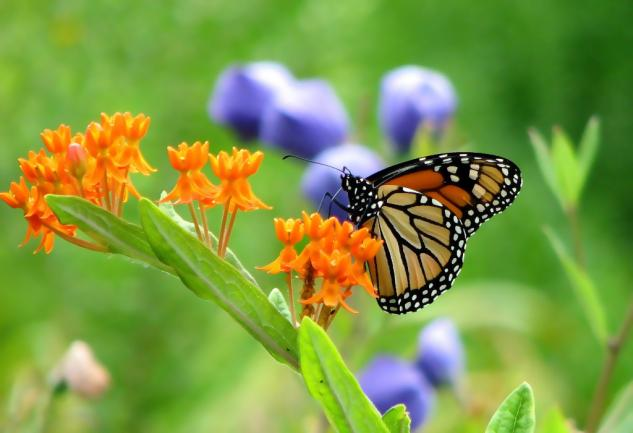
//> input picture Patch-based Image Warping for Content-aware Retargeting/res/butterfly.jpg, 633 x 433 px
$ ./main   (built with g++ and OpenCV 4)
//> lines starting //> are read from the running program, lines starting //| are printed output that depends on the picture
### Patch-based Image Warping for Content-aware Retargeting/main.h
//
//  main.h
//  Patch-based Image Warping for Content-aware Retargeting
//
//  Created by 陳柏志 on 2021/2/2.
//

#ifndef main_h
#define main_h

#include <iostream>
#include <vector>
#include <math.h>
#include <string>

#include <opencv2/opencv.hpp>
#include <opencv2/ximgproc/segmentation.hpp>

#include <ilcplex/ilocplex.h>
#include <ilconcert/iloexpression.h>

using namespace std;

// structures
typedef cv::Vec<float, 2> Vec2f;

struct Edge {
    pair<unsigned int, unsigned int> pair_indice;
    float weight;
};

// typedef pair<unsigned int, unsigned int> Edge;

struct Patch {
    unsigned int id;
    unsigned int size;
    cv::Scalar segment_color;
    cv::Scalar significance_color;
    double saliency_value;
};

struct Graph {
    vector<Vec2f> vertices;
    vector<Edge> edges;
};

struct Mesh {
    vector<Vec2f> vertices;
    vector<Vec2f> faces;
};

// data
cv::Mat segments;
unsigned int patch_num;
struct Patch *patch;
struct Graph graph;
struct Mesh mesh;
float mesh_width;
float mesh_height;
unsigned int mesh_cols;
unsigned int mesh_rows;

vector<Vec2f> target_mesh_vertices;
vector<Vec2f> target_vertices;

float grid_size = 50.0f;

// segmentation arguments
double sigma = 1.5;
float k = 200;
int min_size = 50;

#endif /* main_h */

### Patch-based Image Warping for Content-aware Retargeting/main.cpp
//
//  main.cpp
//  Patch-based Image Warping for Content-aware Retargeting
//
//  Created by 陳柏志 on 2021/1/30.
//

#include "main.h"

// [25 lines of commented-out code are left out]
cv::Mat segmentation(cv::Mat source)
{
    cv::Mat result;

    cv::Ptr<cv::ximgproc::segmentation::GraphSegmentation> segmentator = cv::ximgproc::segmentation::createGraphSegmentation(sigma, k, min_size);
    segmentator->processImage(source, segments);
    result = cv::Mat::zeros(segments.rows, segments.cols, CV_8UC3);

    // find the number of segments
    double min, max;
    cv::minMaxLoc(segments, &min, &max);
    int nb_segs = (int) max + 1;
    std::cout << nb_segs << " segments" << std::endl;

    // initialize patch data
    patch_num = nb_segs;
    patch = (Patch *) malloc(sizeof(Patch) * patch_num);

    for (int i = 0; i < patch_num; i++) {
        patch[i].id = i;
        patch[i].size = 0;
        for (int index = 0; index < 3; index++) {
            patch[i].segment_color.val[index] = 0;
            patch[i].significance_color.val[index] = 0;
        }
    }

    // find patch size
    uint *seg;
    for (int i = 0; i < segments.rows; i++) {
        seg = segments.ptr<uint>(i);

        for (int j = 0; j < segments.cols; j++) {
            patch[seg[j]].size += 1;
        }
    }

    // find patch segment color
    uchar *s;
    for (int i = 0; i < source.rows; i++) {
        s = source.ptr<uchar>(i);
        seg = segments.ptr<uint>(i);
        for (int j = 0; j < source.cols; j++) {
            for (int index = 0; index < 3; index++) {
                int group = seg[j];
                patch[group].segment_color.val[index] += s[j * 3 + index] / (double)patch[group].size;
            }
        }
    }

    // return the result
    uchar *r;
    for (int i = 0; i < segments.rows; i++) {
        seg = segments.ptr<uint>(i);
        r = result.ptr<uchar>(i);

        for (int j = 0; j < segments.cols; j++) {
            cv::Scalar color = patch[seg[j]].segment_color;
            r[j * 3] = (uchar) color[0];
            r[j * 3 + 1] = (uchar) color[1];
            r[j * 3 + 2] = (uchar) color[2];
        }
    }

    return result;
}

cv::Mat create_significanceMap(cv::Mat saliency)
{
    cv::Mat result;
    result = cv::Mat::zeros(segments.rows, segments.cols, CV_8UC3);

    // find patch significance and saliency color
    uchar *s;
    uint *seg;
    for (int i = 0; i < saliency.rows; i++) {
        s = saliency.ptr<uchar>(i);
        seg = segments.ptr<uint>(i);
        for (int j = 0; j < saliency.cols; j++) {
            for (int index = 0; index < 3; index++) {
                int group = seg[j];
                patch[group].significance_color.val[index] += s[j * 3 + index] / (double)patch[group].size;
            }
        }
    }


    for (int i = 0; i < patch_num; i++) {
        patch[i].saliency_value = 0;
        // cout << patch[i].significance_color.val[0] << endl;
        // cout << patch[i].significance_color.val[1] << endl;
        // cout << patch[i].significance_color.val[2] << endl;
        patch[i].saliency_value += (double) patch[i].significance_color.val[0];
        patch[i].saliency_value += (double) patch[i].significance_color.val[1] * 256;
        patch[i].saliency_value += (double) patch[i].significance_color.val[2] * 65536;
    }

    // Find min and max saliency
    double min_saliency = 2e9;
    double max_saliency = -2e9;
    for (int patch_index = 0; patch_index < patch_num; ++patch_index) {
        min_saliency = min(min_saliency, patch[patch_index].saliency_value);
        max_saliency = max(max_saliency, patch[patch_index].saliency_value);
    }


    // Normalize
    for (int patch_index = 0; patch_index < patch_num; patch_index++) {
        patch[patch_index].saliency_value = (patch[patch_index].saliency_value - min_saliency) / (max_saliency - min_saliency);
        //cout << patch[patch_index].saliency_value << endl;
    }

    // return the result;
    uchar *r;
    for (int i = 0; i < segments.rows; i++) {
        seg = segments.ptr<uint>(i);
        r = result.ptr<uchar>(i);

        for (int j = 0; j < segments.cols; j++) {
            cv::Scalar color = patch[seg[j]].significance_color;
            r[j * 3] = (uchar) color[0];
            r[j * 3 + 1] = (uchar) color[1];
            r[j * 3 + 2] = (uchar) color[2];
        }
    }

    return result;
}

// double sigColor_to_salValue(cv::Scalar &sig_color)
// {

// }

void build_for_warping()
{
    // // Get saliency value of each patch
    // for (int patch_index = 0; patch_index < patch_num; patch_index++) {
    //     patch[patch_index].saliency_value = sigColor_to_salValue(patch[patch_index].significance_color);
    // }


    // Set up graph and mesh data
    mesh_cols = (unsigned int)((segments.cols - 1) / grid_size) + 1;
    mesh_rows = (unsigned int)((segments.rows - 1) / grid_size) + 1;
    mesh_width = (float) (segments.cols - 1) / (mesh_cols - 1);
    mesh_height = (float) (segments.rows - 1) / (mesh_rows - 1);

    // graph vertices
    for (unsigned int row = 0; row < mesh_rows; row++) {
        for (unsigned int col = 0; col < mesh_cols; col++) {
            graph.vertices.push_back(Vec2f(col * mesh_width, row * mesh_height));
            // cout << graph.vertices.back() << endl;
        }
    }

    // graph edges
    for (unsigned int row = 0; row < mesh_rows - 1; row++) {
        for (unsigned int col = 0; col < mesh_cols - 1; col++) {
            unsigned int index = row * mesh_cols + col;
            unsigned int indices[4] = {index, index + mesh_cols, index + mesh_cols + 1, index + 1}; // direction: counterclockwise
            Edge edge;

            if (col != 0) {
                edge.pair_indice = make_pair(indices[0], indices[1]);
                graph.edges.push_back(edge);
            }

            edge.pair_indice = make_pair(indices[1], indices[2]);
            graph.edges.push_back(edge);
            edge.pair_indice = make_pair(indices[3], indices[2]);
            graph.edges.push_back(edge);

            if (row != 0) {
                edge.pair_indice = make_pair(indices[0], indices[3]);
                graph.edges.push_back(edge);
            }

// [8 lines of commented-out code are left out]
            for (int i = 0; i < 4; i++) {
                unsigned int vertex_index = indices[i];
                mesh.vertices.push_back(Vec2f(graph.vertices[vertex_index][0], graph.vertices[vertex_index][1]));
                mesh.faces.push_back(Vec2f(graph.vertices[vertex_index][0] / (float) segments.cols, graph.vertices[vertex_index][1] / (float) segments.rows));
            }
        }
    }


//     for (int i = 0; i < graph.edges.size(); i++) {
//         cout << graph.edges[i].pair_indice.first << " " << graph.edges[i].pair_indice.second << endl;
//     }
}

void warping(unsigned int target_width, unsigned int target_height)
{
    if (target_width <= 0 || target_height <= 0) {
        cout << "Wrong target image size" << endl;
        exit(-1);
    }

    // Set up edge list of each patch
    vector<unsigned int> edge_list_of_patch[patch_num];
    for (int edge_index = 0; edge_index < graph.edges.size(); edge_index++) {
        unsigned int v1 = graph.edges[edge_index].pair_indice.first;
        unsigned int v2 = graph.edges[edge_index].pair_indice.second;

        uint *seg1, *seg2;
        int vy1 = (int) graph.vertices[v1][1];
        int vy2 = (int) graph.vertices[v2][1];
        int vx1 = (int) graph.vertices[v1][0];
        int vx2 = (int) graph.vertices[v2][0];

        seg1 = segments.ptr<uint>(vy1);
        seg2 = segments.ptr<uint>(vy2);
        int patch_index1 = seg1[vx1];
        int patch_index2 = seg2[vx2];

        if (patch_index1 == patch_index2) {
            edge_list_of_patch[patch_index1].push_back(edge_index);
        } else {
            edge_list_of_patch[patch_index1].push_back(edge_index);
            edge_list_of_patch[patch_index2].push_back(edge_index);
        }
    }

    // Set up cplex variable
    IloEnv env;
    IloNumVarArray vp(env);
    IloExpr d(env);

    for (unsigned int i = 0; i < graph.vertices.size(); i++) {
        vp.add(IloNumVar(env, -IloInfinity, IloInfinity)); // x
        vp.add(IloNumVar(env, -IloInfinity, IloInfinity)); // y
    }

    // Patch transformation constraint DTF
    const double alpha = 0.8f;
    const double width_ratio = (double) target_width / (segments.cols - 1);
    const double height_ratio = (double) target_height / (segments.rows - 1);

    const double DST_WEIGHT = 5.5f;
    const double DLT_WEIGHT = 0.8f;
    const double ORIENTATION_WEIGHT = 12.0f;

    for (unsigned int patch_index = 0; patch_index < patch_num; patch_index++) {
        const vector<unsigned int> edge_list = edge_list_of_patch[patch_index];
        const double PATCH_SIZE_WEIGHT = sqrt(1.0 / (double)edge_list.size());

        if (!edge_list.size()) {
            continue;
        }

        // Find geometry tranformation T
        const Edge &center_edge = graph.edges[edge_list[0]]; // select the first edge as center edge

        // Find inverse matrix of C
        double c_x = graph.vertices[center_edge.pair_indice.first][0] - graph.vertices[center_edge.pair_indice.second][0];
        double c_y = graph.vertices[center_edge.pair_indice.first][1] - graph.vertices[center_edge.pair_indice.second][1];

        double matrix_a = c_x;
        double matrix_b = c_y;
        double matrix_c = c_y;
        double matrix_d = -c_x;

        double matrix_rank = matrix_a * matrix_d - matrix_b * matrix_c;
        if (fabs(matrix_rank) <= 1e-9) {
            matrix_rank = (matrix_rank > 0 ? 1 : -1) * 1e-9;
        }

        double inverse_matrix_a = matrix_d / matrix_rank;
        double inverse_matrix_b = -matrix_b / matrix_rank;
        double inverse_matrix_c = -matrix_c / matrix_rank;
        double inverse_matrix_d = matrix_a / matrix_rank;

        // cout << patch[patch_index].saliency_value << endl;

        for (unsigned int i = 0; i < edge_list.size(); i++) {
            const Edge &edge = graph.edges[edge_list[i]];

            double e_x = graph.vertices[edge.pair_indice.first][0] - graph.vertices[edge.pair_indice.second][0];
            double e_y = graph.vertices[edge.pair_indice.first][1] - graph.vertices[edge.pair_indice.second][1];

            double t_s = inverse_matrix_a * e_x + inverse_matrix_b * e_y;
            double t_r = inverse_matrix_c * e_x + inverse_matrix_d * e_y;

            // DST
            d += alpha * patch[patch_index].saliency_value *
                (IloPower((vp[edge.pair_indice.first * 2] - vp[edge.pair_indice.second * 2]) -
                        (t_s * (vp[center_edge.pair_indice.first * 2] - vp[center_edge.pair_indice.second * 2]) +
                        t_r * (vp[center_edge.pair_indice.first * 2 + 1] - vp[center_edge.pair_indice.second * 2 + 1])), 2) +
                IloPower((vp[edge.pair_indice.first * 2 + 1] - vp[edge.pair_indice.second * 2 + 1]) -
                        (-t_r * (vp[center_edge.pair_indice.first * 2] - vp[center_edge.pair_indice.second * 2]) +
                        t_s * (vp[center_edge.pair_indice.first * 2 + 1] - vp[center_edge.pair_indice.second * 2 + 1])), 2));


            // DLT
            d += (1 - alpha) * (1 - patch[patch_index].saliency_value) *
                (IloPower(vp[edge.pair_indice.first * 2] - vp[edge.pair_indice.second * 2] -
                          width_ratio * (t_s * (vp[center_edge.pair_indice.first * 2] - vp[center_edge.pair_indice.second * 2]) +
                                         t_r * (vp[center_edge.pair_indice.first * 2 + 1] - vp[center_edge.pair_indice.second * 2 + 1])), 2) +
                 IloPower(vp[edge.pair_indice.first * 2 + 1] - vp[edge.pair_indice.second * 2 + 1] -
                          height_ratio * (-t_r * (vp[center_edge.pair_indice.first * 2] - vp[center_edge.pair_indice.second * 2]) +
                                          t_s * (vp[center_edge.pair_indice.first * 2 + 1] - vp[center_edge.pair_indice.second * 2 + 1])), 2));
        }
    }

    // Grid orientation constraint DOR
    for (unsigned int edge_index = 0; edge_index < graph.edges.size(); edge_index++) {
        unsigned int v1 = graph.edges[edge_index].pair_indice.first;
        unsigned int v2 = graph.edges[edge_index].pair_indice.second;

        float delta_x = graph.vertices[v1][0] - graph.vertices[v2][0];
        float delta_y = graph.vertices[v1][1] - graph.vertices[v2][1];

        if (abs(delta_x) > abs(delta_y)) {
            d += ORIENTATION_WEIGHT * IloPower(vp[v1 * 2 + 1] - vp[v2 * 2 + 1], 2);
        } else {
            d += ORIENTATION_WEIGHT * IloPower(vp[v1 * 2] - vp[v2 * 2], 2);
        }
    }

    IloModel model(env);
    model.add(IloMinimize(env, d));

    // Other constraints
    IloRangeArray constraint(env);

    for (unsigned int r = 0; r < mesh_rows; r++) {
        unsigned int index = r * mesh_cols;
        constraint.add(vp[index * 2] == graph.vertices[0][0]);

        index = r * mesh_cols + mesh_cols - 1;
        constraint.add(vp[index * 2] == graph.vertices[0][0] + target_width);
    }

    for (unsigned int c = 0; c < mesh_cols; c++) {
        unsigned int index = c;
        constraint.add(vp[index * 2 + 1] == graph.vertices[0][1]);

        index = (mesh_rows - 1) * mesh_cols + c;
        constraint.add(vp[index * 2 + 1] == graph.vertices[0][1] + target_height);
    }

    for (unsigned int r = 0; r < mesh_rows; r++) {
        for (unsigned int c = 1; c < mesh_cols; c++) {
            unsigned int right = r * mesh_cols + c;
            unsigned int left = r * mesh_cols + c - 1;
            constraint.add((vp[right * 2] - vp[left * 2]) >= 1e-4);
        }
    }

    for (unsigned int r = 1; r < mesh_rows; r++) {
        for (unsigned int c = 0; c < mesh_cols; c++) {
            unsigned int bot = r * mesh_cols + c;
            unsigned int up = (r - 1) * mesh_cols + c;
            constraint.add((vp[bot * 2 + 1] - vp[up * 2 + 1]) >= 1e-4);
        }
    }

    model.add(constraint);

    // Solve
    IloCplex cplex(model);

    cplex.setOut(env.getNullStream());
    if (!cplex.solve()) {
        cout << "Failed to optimize" << endl;
    }

    // [6 lines of commented-out code are left out]

    IloNumArray result(env);
    cplex.getValues(result, vp);

    for (unsigned int row = 0; row < mesh_rows - 1; row++) {
        for (unsigned int col = 0; col < mesh_cols - 1; col++) {
            unsigned int index = row * mesh_cols + col;
            unsigned int indices[4] = {index, index + mesh_cols, index + mesh_cols + 1, index + 1}; // direction: counterclockwise

            for (int i = 0; i < 4; i++) {
                Vec2f r;
                r[0] = result[indices[i] * 2];
                r[1] = result[indices[i] * 2 + 1];
                target_mesh_vertices.push_back(r);
            }

        }
    }

    // [5 lines of commented-out code are left out]

    model.end();
    cplex.end();
    env.end();
}

int main(int argc, const char * argv[]) {
    cv::Mat source_image, seg_image, sal_image, significance_map;

    source_image = cv::imread("res/butterfly.jpg");
//> source_image is the input picture: 433 rows x 633 cols, CV_8UC3; mean B, G, R 66.9, 152.6, 125
    if (!source_image.data) {
        std::cerr << "Failed to load input image" << std::endl;
        return -1;
    }
    // cv::resize(source_image, source_image, cv::Size2d(300,200));

    seg_image = cv::imread("res/segmentation.jpg");
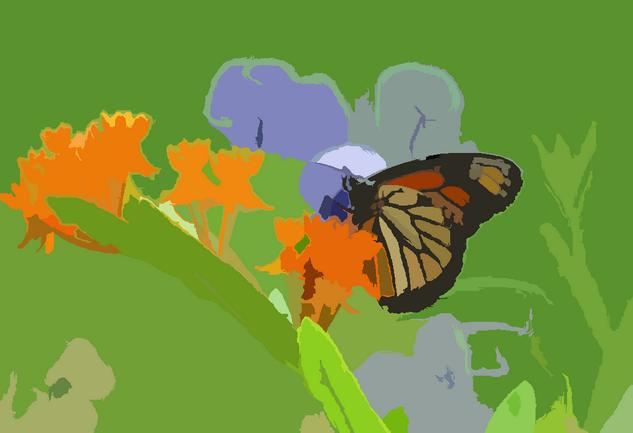
//> input picture Patch-based Image Warping for Content-aware Retargeting/res/segmentation.jpg, 633 x 433 px
//> seg_image is the input picture: 433 rows x 633 cols, CV_8UC3; mean B, G, R 62.2, 146.8, 119.3
    if (!seg_image.data) {
        std::cerr << "Failed to load input image" << std::endl;
        return -1;
    }
    // cv::resize(seg_image, seg_image, cv::Size2d(300,200));
    seg_image = segmentation(seg_image);
//> in segmentation, `segmentator->processImage(source, segments);`:
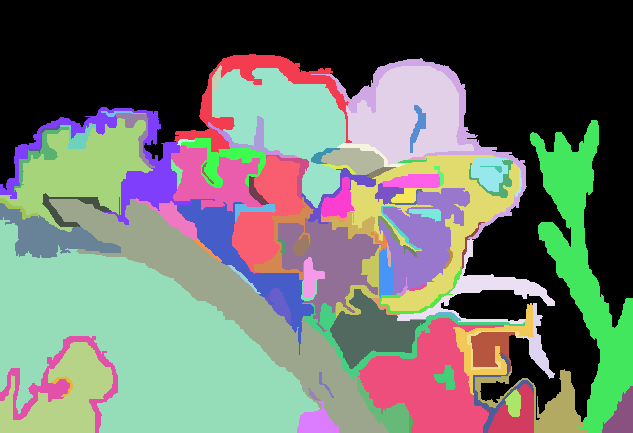
//> segments: 433 rows x 633 cols, CV_32SC1; 102 distinct labels, from 0 to 101; one colour per label, 0 black
//> in segmentation, `cv::minMaxLoc(segments, &min, &max);`: min = 0; max = 101
//> in segmentation, `int nb_segs = (int) max + 1;`: nb_segs = 102
//| 102 segments
//> the loop in segmentation, `for (int i = 0; i < patch_num; i++)` made 102 passes
//> after the loop in segmentation, `for (int i = 0; i < segments.rows; i++)`:
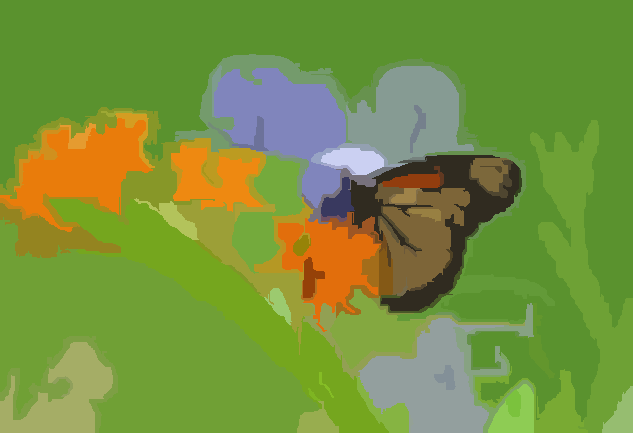
//> result: 433 rows x 633 cols, CV_8UC3; mean B, G, R 61.5, 146.5, 118.9
    //cv::resize(seg_image, seg_image, cv::Size2d(50,30));

    sal_image = cv::imread("res/saliency.jpg");
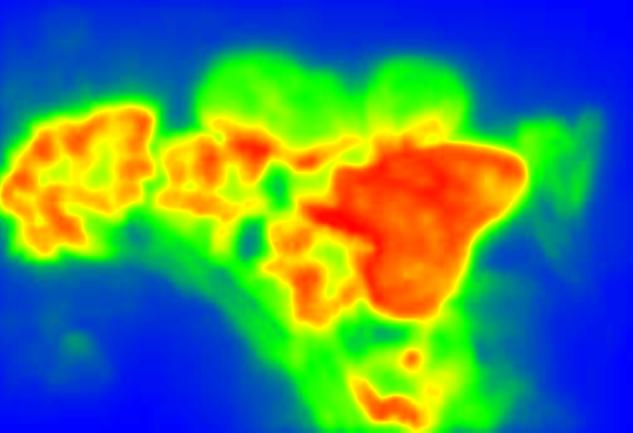
//> input picture Patch-based Image Warping for Content-aware Retargeting/res/saliency.jpg, 633 x 433 px
//> sal_image is the input picture: 433 rows x 633 cols, CV_8UC3; mean B, G, R 106.4, 132.1, 76
    if (!sal_image.data) {
        std::cerr << "Failed to load input image" << std::endl;
        return -1;
    }
    // cv::resize(sal_image, sal_image, cv::Size2d(300,200));

    significance_map = create_significanceMap(sal_image);
//> the loop in create_significanceMap, `for (int i = 0; i < patch_num; i++)` made 102 passes
//> the loop in create_significanceMap, `for (int patch_index = 0; patch_index < patch_num; ++patch_index)` made 102 passes
//> (min_saliency, max_saliency) on passes 1 to 12: (435602.1, 435602.1), (435602.1, 5202963.6), (435602.1, 6903492), (435602.1, 6903492), (435602.1, 9201424.9), (435602.1, 9201424.9), (435602.1, 14487642), (435602.1, 15000811), (435602.1, 16696532.7), (435602.1, 16696532.7), (435602.1, 16696532.7), (435602.1, 16696532.7)
//> after the loop in create_significanceMap, `for (int patch_index = 0; patch_index < patch_num; ++patch_index)`: min_saliency = 27056.8; max_saliency = 16732463.4
//> the loop in create_significanceMap, `for (int patch_index = 0; patch_index < patch_num; patch_index++)` made 102 passes
//> after the loop in create_significanceMap, `for (int i = 0; i < segments.rows; i++)`:
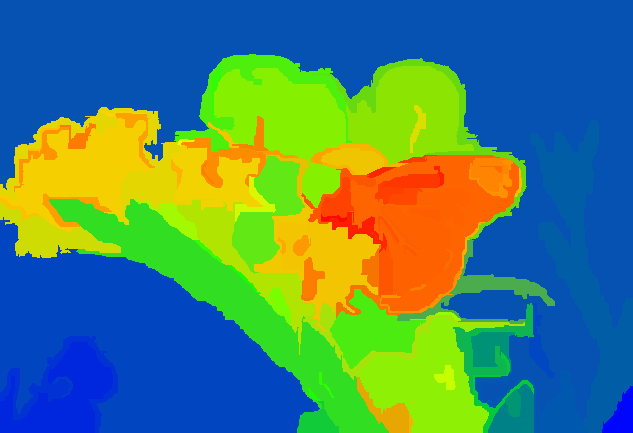
//> result: 433 rows x 633 cols, CV_8UC3; mean B, G, R 106, 131.4, 75.6

    build_for_warping();

    unsigned int target_image_width = source_image.size().height;
//> target_image_width = 433
    unsigned int target_image_height = source_image.size().height;
//> target_image_height = 433
    warping(target_image_width, target_image_height);
//> the loop in warping, `for (int edge_index = 0; edge_index < graph.edges.size(); edge_index++)` made 364 passes
//> (patch_index1, patch_index2) on passes 1 to 3: (0, 0), (0, 0), (0, 0)
//> (the run ends here: the program needs code that is not available in this run, at `IloEnv env;`)
